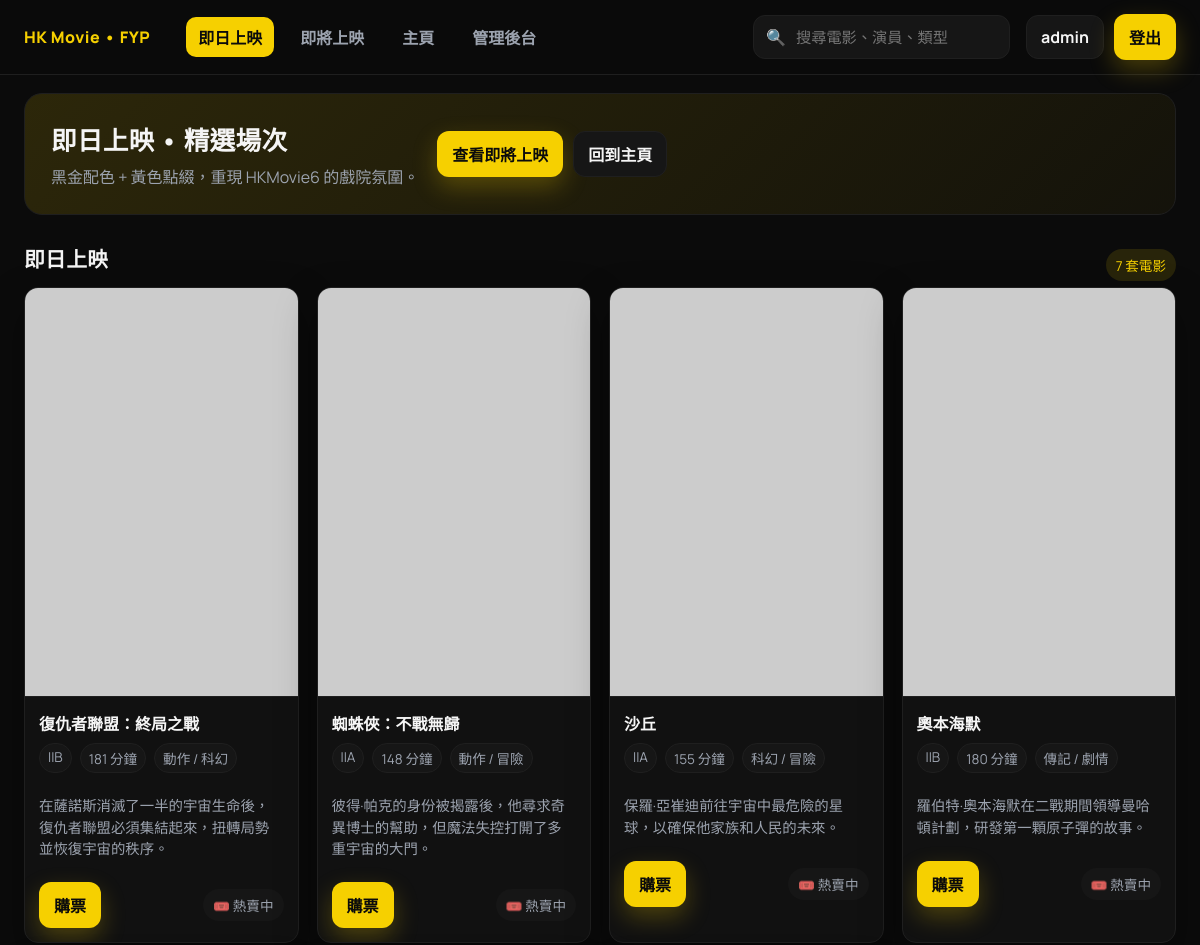
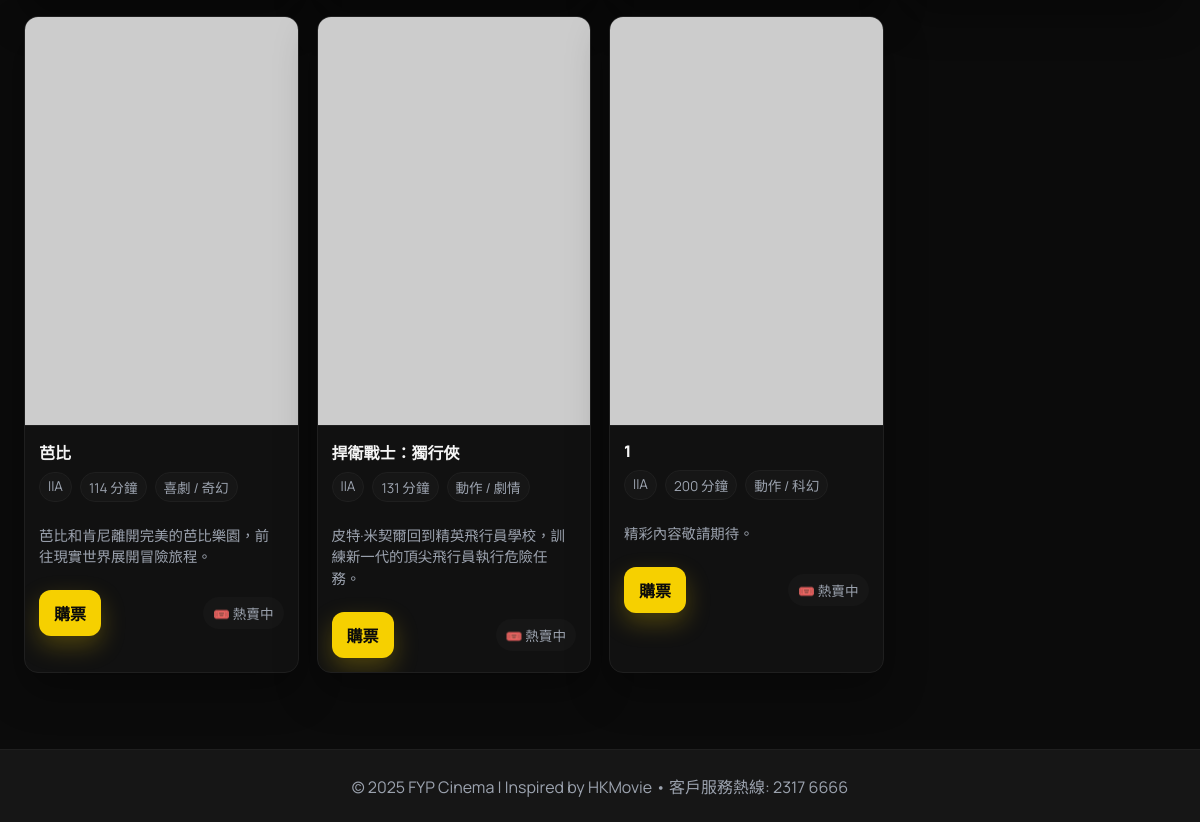
Screenshot of /cinema (signed in) with the database file from the repository (2 pictures, top to bottom).
### app/models.py (models this page shows, shortened)
class User(UserMixin, db.Model):
    id = db.Column(db.Integer, primary_key=True)
    username = db.Column(db.String(64), index=True, unique=True, nullable=False)
    email = db.Column(db.String(120), index=True, unique=True, nullable=False)
    password_hash = db.Column(db.String(128))
    is_admin = db.Column(db.Boolean, default=False)  # Ensure this line exists
    date_joined = db.Column(db.DateTime, default=datetime.utcnow)
    points = db.Column(db.Integer, default=0)  # Member points for rewards
    vip_type = db.Column(db.String(20), nullable=True)  # 'monthly', 'yearly', or None
    vip_expiry = db.Column(db.DateTime, nullable=True)  # VIP expiration date
    auto_renew_vip = db.Column(db.Boolean, default=False)  # Auto-renew VIP membership

class Movie(db.Model):
    id = db.Column(db.Integer, primary_key=True)
    title = db.Column(db.String(128), nullable=False)
    title_en = db.Column(db.String(128))
    description = db.Column(db.Text)
    genre = db.Column(db.String(64))
    duration = db.Column(db.Integer)  # in minutes
    release_date = db.Column(db.Date)
    rating = db.Column(db.String(10))  # e.g., 'PG', 'R', '18+'
    director = db.Column(db.String(128))
    cast = db.Column(db.Text)  # JSON or comma-separated
    poster_url = db.Column(db.String(256))
    trailer_url = db.Column(db.String(256))
    language = db.Column(db.String(32))
    subtitle = db.Column(db.String(32))
    status = db.Column(db.String(20), default='coming_soon')  # now_showing, coming_soon, ended
    created_at = db.Column(db.DateTime, default=datetime.utcnow)

### app/routes.py (the view)
@app.route('/cinema')
def cinema_index():
    movies_db = Movie.query.filter_by(status='now_showing').all()
    movies_vm = [_movie_view_model(m) for m in movies_db]
    return render_template('cinema_index.html.j2', movies=movies_vm)

### app/models.py (called while the page is built)
@login.user_loader
def load_user(id):
    return User.query.get(int(id))

### app/routes.py (called while the page is built, shortened)
def _format_duration_label(minutes):
    if minutes is None:
        return "未知時長"
    return f"{minutes} 分鐘"

def _movie_view_model(movie, include_showtimes=False):
    showtimes = []
    display_price = showtimes[0]['price'] if showtimes else 120
    return {
        'id': movie.id,
        'title': movie.title,
        'description': movie.description,
        'genre': movie.genre,
        'rating': movie.rating,
        'duration': _format_duration_label(movie.duration),
        'poster': movie.poster_url,
        'price': display_price,
        'release_date': movie.release_date.strftime('%Y-%m') if movie.release_date else '待公布',
        'showtimes': showtimes,
    }

### app/templates/cinema_index.html.j2 (shortened to what this page needs)
{% extends "base.html.j2" %}
{% block content %}
<section class="hero">
    <div class="hero-text">
        <h1>即日上映 • 精選場次</h1>
        <p>黑金配色 + 黃色點綴，重現 HKMovie6 的戲院氛圍。</p>
    </div>
    <div class="hero-actions">
        <a class="btn btn-primary" href="{{ url_for('cinema_coming_soon') }}">查看即將上映</a>
        <a class="btn btn-ghost" href="{{ url_for('index') }}">回到主頁</a>
    </div>
</section>
<section class="section">
    <div class="section-header">
        <h2>即日上映</h2>
        <span class="pill">{{ movies|length }} 套電影</span>
    </div>
    <div class="grid-cards">
        {% for movie in movies %}
        <article class="movie-card-hk">
            <img class="movie-poster" src="{{ movie.poster }}" alt="{{ movie.title }}" onerror="this.src='https://via.placeholder.com/300x450?text=FYP+Cinema'">
            <div class="movie-body">
                <h3 class="movie-title">{{ movie.title }}</h3>
                <div class="movie-meta">
                    <span class="badge">{{ movie.rating or 'IIB' }}</span>
                    <span class="badge">{{ movie.duration }}</span>
                    {% if movie.genre %}<span class="badge">{{ movie.genre }}</span>{% endif %}
                </div>
                <p class="movie-desc">{{ movie.description or '精彩內容敬請期待。' }}</p>
                <div class="movie-actions">
                    <a class="btn btn-primary" href="{{ url_for('cinema_movie', movie_id=movie.id) }}">購票</a>
                    <span class="pill">🎟️ 熱賣中</span>
                </div>
            </div>
        </article>
        {% else %}
            <div class="card" style="padding:16px;">暫無電影資料。</div>
        {% endfor %}
    </div>
</section>
{% endblock %}

### app/templates/base.html.j2 (shortened to what this page needs)
<!DOCTYPE html>
<html lang="zh-HK">
<head>
</head>
<body>
    <header class="navbar">
        <div class="nav-inner">
            <div class="brand">HK Movie • FYP</div>
            <div class="nav-links">
                <a class="nav-link{% if request.endpoint == 'cinema_index' %} active{% endif %}" href="{{ url_for('cinema_index') }}">即日上映</a>
                <a class="nav-link{% if request.endpoint == 'cinema_coming_soon' %} active{% endif %}" href="{{ url_for('cinema_coming_soon') }}">即將上映</a>
                <a class="nav-link" href="{{ url_for('index') }}">主頁</a>
                {% if current_user.is_authenticated and current_user.is_admin %}
                <a class="nav-link{% if request.endpoint == 'admin_console' %} active{% endif %}" href="{{ url_for('admin_console') }}">管理後台</a>
                {% endif %}
            </div>
            <div class="nav-search">
                <span style="color: var(--muted); font-weight: 700;">🔍</span>
                <input type="search" placeholder="搜尋電影、演員、類型" aria-label="搜尋電影">
            </div>
            <div class="nav-auth">
                {% if current_user.is_authenticated %}
                    <a class="btn btn-ghost" href="{{ url_for('profile') }}">{{ current_user.username }}</a>
                    <a class="btn btn-primary" href="{{ url_for('logout') }}">登出</a>
                {% else %}
                    <a class="btn btn-ghost" href="{{ url_for('login') }}">登入</a>
                    <a class="btn btn-primary" href="{{ url_for('register') }}">註冊</a>
                {% endif %}
            </div>
        </div>
    </header>
    <div class="page-shell">
        {% block content %}{% endblock %}
    </div>
    <footer>
        <div>&copy; 2025 FYP Cinema | Inspired by HKMovie • 客戶服務熱線: 2317 6666</div>
    </footer>
</body>
</html>

### app/templates/base.html.j2 (style rules this page uses)
:root { --bg: #0b0b0b; --panel: #111111; --panel-2: #161616; --text: #f5f5f5; --muted: #9ca3af; --primary: #f6d000; --accent: #ffd83a; --danger: #ff4d4f; --border: #1f1f1f; --card-radius: 14px; --shadow: 0 18px 40px rgba(0,0,0,0.35); }
* { box-sizing: border-box; }
body { margin: 0; background: var(--bg); color: var(--text); font-family: 'Manrope', 'Segoe UI', sans-serif; }
a { color: inherit; text-decoration: none; }
.page-shell { max-width: 1400px; margin: 0 auto; padding: 0 24px 48px; }
header.navbar { position: sticky; top: 0; z-index: 20; background: rgba(11,11,11,0.92); backdrop-filter: blur(10px); border-bottom: 1px solid var(--border); }
.nav-inner { max-width: 1400px; margin: 0 auto; display: flex; align-items: center; justify-content: space-between; padding: 14px 24px; gap: 16px; }
.brand { display: flex; align-items: center; gap: 10px; font-weight: 800; letter-spacing: 0.5px; color: var(--primary); }
.nav-links { display: flex; gap: 14px; align-items: center; flex: 1; margin-left: 20px; }
.nav-link { padding: 8px 12px; border-radius: 10px; color: var(--muted); font-weight: 600; transition: color 0.2s ease, background 0.2s ease; }
.nav-link.active { color: var(--bg); background: var(--primary); }
.nav-search { display: flex; align-items: center; gap: 8px; background: var(--panel-2); border: 1px solid var(--border); border-radius: 12px; padding: 10px 12px; min-width: 240px; }
.nav-search input { background: transparent; border: none; outline: none; color: var(--text); width: 100%; font-size: 0.95rem; }
.nav-auth { display: flex; gap: 10px; align-items: center; }
.btn { display: inline-flex; align-items: center; justify-content: center; gap: 6px; padding: 10px 14px; border-radius: 12px; border: 1px solid transparent; font-weight: 700; cursor: pointer; transition: transform 0.15s ease, box-shadow 0.2s ease, background 0.2s ease, border-color 0.2s ease; }
.btn-primary { background: var(--primary); color: #0b0b0b; box-shadow: 0 10px 25px rgba(246,208,0,0.25); }
.btn-ghost { background: var(--panel-2); color: var(--text); border-color: var(--border); }
.pill { display: inline-flex; align-items: center; gap: 6px; padding: 6px 10px; border-radius: 999px; font-size: 0.85rem; background: var(--panel-2); color: var(--muted); }
.section { padding: 28px 0; }
.section h2 { margin: 0 0 14px 0; font-size: 1.3rem; letter-spacing: 0.3px; }
.grid-cards { display: grid; grid-template-columns: repeat(auto-fill, minmax(220px, 1fr)); gap: 18px; }
footer { border-top: 1px solid var(--border); padding: 24px; text-align: center; color: var(--muted); background: var(--panel-2); }

### app/templates/cinema_index.html.j2 (style rules this page uses)
.hero { margin-top: 18px; padding: 26px; border-radius: 18px; background: linear-gradient(135deg, rgba(246,208,0,0.14), rgba(246,208,0,0.04)); border: 1px solid var(--border); display: flex; flex-wrap: wrap; gap: 18px; align-items: center; }
.hero-text h1 { margin: 0 0 6px 0; font-size: 1.6rem; letter-spacing: 0.3px; }
.hero-text p { margin: 0; color: var(--muted); }
.hero-actions { display: flex; gap: 10px; }
.movie-card-hk { display: flex; flex-direction: column; overflow: hidden; border-radius: var(--card-radius); background: var(--panel); border: 1px solid var(--border); box-shadow: var(--shadow); }
.movie-poster { width: 100%; aspect-ratio: 2/3; object-fit: cover; background: #0e0e0e; border-bottom: 1px solid var(--border); }
.movie-body { padding: 14px; display: flex; flex-direction: column; gap: 8px; }
.movie-title { margin: 0; font-size: 1rem; font-weight: 800; }
.movie-meta { display: flex; gap: 8px; flex-wrap: wrap; font-size: 0.85rem; color: var(--muted); }
.badge { padding: 4px 8px; border-radius: 999px; background: var(--panel-2); border: 1px solid var(--border); }
.movie-actions { display: flex; justify-content: space-between; align-items: center; gap: 10px; }
.movie-desc { color: var(--muted); font-size: 0.9rem; line-height: 1.5; }
.section-header { display: flex; justify-content: space-between; align-items: center; gap: 12px; }
.section-header .pill { background: rgba(246,208,0,0.12); color: var(--primary); }

### rows the page displays
User: username "admin"
Movie: title "復仇者聯盟：終局之戰", rating "IIB", duration "181 分鐘", genre "動作 / 科幻", description "在薩諾斯消滅了一半的宇宙生命後，復仇者聯盟必須集結起來，扭轉局勢並恢復宇宙的秩序。"
Movie: title "蜘蛛俠：不戰無歸", rating "IIA", duration "148 分鐘", genre "動作 / 冒險", description "彼得·帕克的身份被揭露後，他尋求奇異博士的幫助，但魔法失控打開了多重宇宙的大門。"
Movie: title "沙丘", rating "IIA", duration "155 分鐘", genre "科幻 / 冒險", description "保羅·亞崔迪前往宇宙中最危險的星球，以確保他家族和人民的未來。"
Movie: title "奧本海默", rating "IIB", duration "180 分鐘", genre "傳記 / 劇情", description "羅伯特·奧本海默在二戰期間領導曼哈頓計劃，研發第一顆原子彈的故事。"
Movie: title "芭比", rating "IIA", duration "114 分鐘", genre "喜劇 / 奇幻", description "芭比和肯尼離開完美的芭比樂園，前往現實世界展開冒險旅程。"
Movie: title "捍衛戰士：獨行俠", rating "IIA", duration "131 分鐘", genre "動作 / 劇情", description "皮特·米契爾回到精英飛行員學校，訓練新一代的頂尖飛行員執行危險任務。"
Movie: title "1", rating "IIA", duration "200 分鐘", genre "動作 / 科幻", description "精彩內容敬請期待。"

### other values shown
{{ movies|length }} "7"
